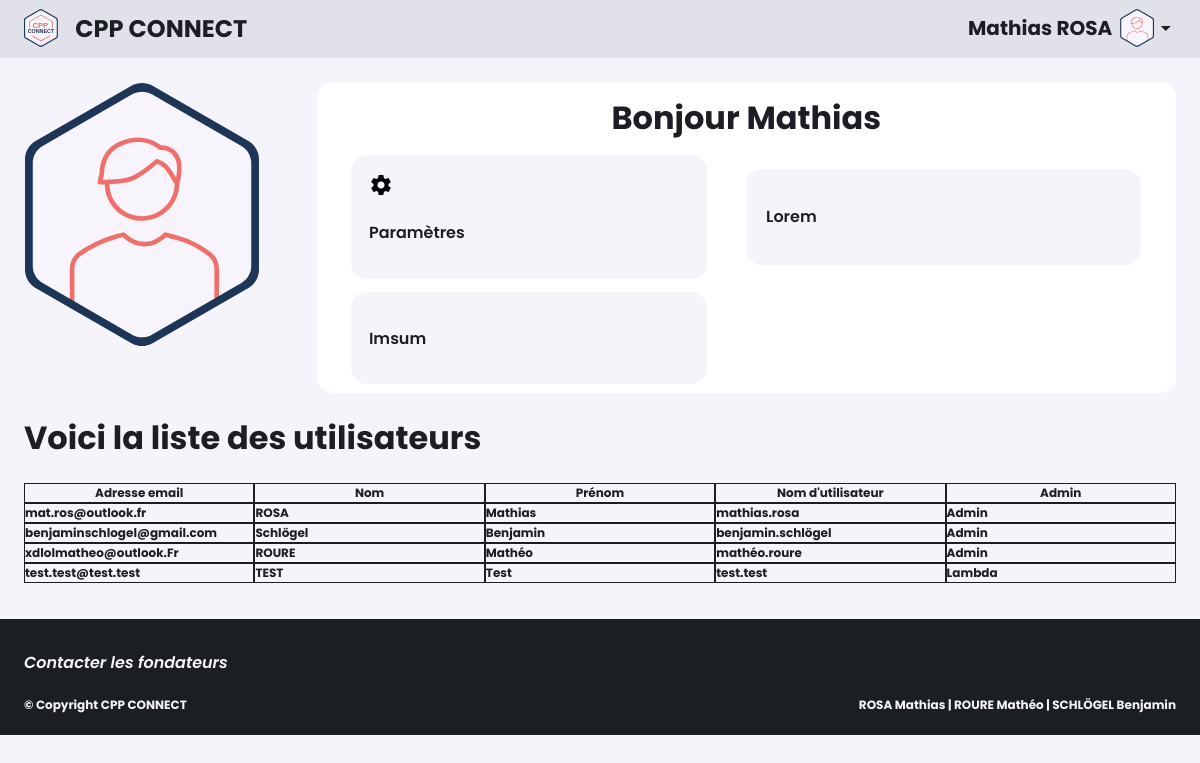
The page /dashboard (signed in) on the database its author committed.
### app/__init__.py (models this page shows)
class User(UserMixin, db.Model):
    id = db.Column(db.Integer, primary_key=True)
    name = db.Column(db.String(25), unique=True)
    surname = db.Column(db.String(25), unique=True)
    username = db.Column(db.String(15), unique=True)
    email = db.Column(db.String(50), unique=True)
    password = db.Column(db.String(80))
    admin = db.Column(db.Boolean)
    darkmode = db.Column(db.Boolean)

### app/__init__.py (the view)
@app.route('/dashboard')
@login_required
def dashboard():
    theaming = "lightmode"
    if current_user.darkmode == True:
        theaming = 'darkmode'
    userlist = [user for user in db.session.query(User)]
    return render_template('dashboard.html',
                            current_user=current_user,
                            userlist=userlist,
                            theaming=theaming,
                            )

### app/__init__.py (called while the page is built)
@login_manager.user_loader
def load_user(user_id):
    return User.query.get(int(user_id))

### app/templates/dashboard.html (shortened to what this page needs)
{% extends 'base.html' %}
{% block head %}
<link rel="stylesheet" href="{{ url_for('static', filename='styles/connected_styles.css') }}">
{% endblock %}
{% block content %}
<div class="content">
    <div class="widget">
        <div class="pannel" id="profile">
            <img src="{{ url_for('static', filename='img/' + theaming + '/user_connect.svg') }}" alt="">
        </div>
        <div class="pannel" id="menu">
            <h1 id="welcome">Bonjour {{ current_user.surname }}</h1>
            <div class="tile" id="settings">
                <i class="material-icons">settings</i>
                <p>Paramètres</p>
            </div>
            <div class="tile" id="lorem">
                <p>Lorem</p>
            </div>
            <div class="tile" id="ipsum">
                <p>Imsum</p>
            </div>
        </div>
    </div>
{% if current_user.admin == 1 %}
    <h1>Voici la liste des utilisateurs</h1>
    <div class="row" id="titre">
        <h2 id="name">Nom</h2>
        <h2 id="surname">Prénom</h2>
        <h2 id="username">Nom d'utilisateur</h2>
        <h2 id="email">Adresse email</h2>
        <h2 id="rang">Admin</h2>
    </div>
    {% for user in userlist %}
    <div class="row" id="{{user.username}}">
        <h2 id="name">{{user.name}}</h2>
        <h2 id="surname">{{user.surname}}</h2>
        <h2 id="username">{{user.username}}</h2>
        <h2 id="email">{{user.email}}</h2>
        <h2 id="rang">
            {% if user.admin == 1 %}
            Admin
            {% elif user.admin == 2 %}
            Délégué
            {% else %}
            Lambda
            {% endif %}
        </h2>
    </div>
    {% endfor %}
{% endif %}
</div>
{% endblock %}

### app/templates/base.html (shortened to what this page needs)
<!DOCTYPE html>
<html lang="fr">
<head>
    <link rel="stylesheet" href="{{ url_for('static', filename='styles/styles.css') }}">
    {% block head %}{% endblock %}
</head>
<body>
    <div class="header">
        <div class="header-left">
            <a href="{{ url_for('index') }}">
                <img src="{{ url_for('static', filename='img/' + theaming + '/cpp_connect.svg') }}" alt="logo" class="logo">
                <h1>CPP CONNECT</h1>
            </a>
        </div>
        <div class="header-right">
            {% if current_user.is_anonymous %}
            <a href="{{ url_for('login') }}">
                <h2>Se connecter</h2>
                <img src="{{ url_for('static', filename='img/' + theaming + '/user_connect.svg') }}" alt="logo" class="login-img">
            </a>
            {% else %}
                <a href="{{ url_for('dashboard') }}" id="profile">
                    <h2>{{current_user.surname}} {{current_user.name}}</h2>
                </a>
                <div class="menu">
                    <img src="{{ url_for('static', filename='img/' + theaming + '/user_connect.svg') }}" alt="logo" class="login-img">
                    <i class="material-icons">arrow_drop_down</i>
                </div>
            {% endif %}
        </div>
    </div>
    {% block content %}{% endblock %}
    {% include 'footer.html' %}
</body>
</html>

### app/templates/footer.html
<div class="footer">
    <a href="{{ url_for('index') }}" ><div class="bouton">
        <h1>Contacter les fondateurs</h1>
    </div></a>
    <div class="footer-text">
        <h2 id="copyright">&copy; Copyright {{year}} CPP CONNECT</h2>
        <h2 id="creator">ROSA Mathias | ROURE Mathéo | SCHLÖGEL Benjamin</h2>
    </div>
</div>

### app/static/styles/styles.css (style rules this page uses)
:root { --couleur-accentuation: hsl(1, 80%, 68%); --gris-profond: hsl(218, 13%, 12%); --bleu-cpp: hsl(215, 50%, 23%); --gris-clair: hsl(240, 18%, 90%); --blanco: hsl(260, 43%, 97%); --blanc-ou-noir: white }
html { height: 100%; }
body { display: flex; flex-direction: column; margin: 0; font-family: 'Poppins', sans-serif; font-weight: 600; background-color: var(--blanco); }
p, h1, h2 { color: var(--gris-profond); }
.footer-text { display: flex; color: var(--blanco); }
#creator { display: flex; justify-content: flex-end; align-self: flex-end; flex: 1; }
.header { display: flex; flex: 1; align-items: center; height: 4.5em; background-color: var(--gris-clair); padding-left: 2%; padding-right: 2%; padding-top: 0; padding-bottom: 0.2%; font-weight: 600; position: -webkit-sticky; position: sticky; top: 0; z-index: 2; }
.header h1 { font-size: 2em; white-space: nowrap; }
.header h2 { font-size: 1.5em; white-space: nowrap; }
.header-left { display: flex; flex: 1; align-items: center; cursor: pointer; height: inherit; }
.header-left h1 { display: flex; width: fit-content; }
.logo { display: flex; height: 85%; padding-right: 3%; }
.header a, .header-right { display: flex; width: 100%; align-items: center; height: inherit; color: inherit; text-decoration: inherit; cursor: pointer; }
.header-right { display: flex; flex: 1; justify-content: flex-end; align-self: flex-end; height: inherit; color: var(--gris-profond); }
.header-right a { justify-content: flex-end; width: fit-content; }
.login-img { display: flex; height: 75%; padding-left: 3%; }
.menu { display: flex; align-items: center; margin-left: 1%; height: 100%; }
.content { display: flex; flex-direction: column; padding: 2%; padding-bottom: 3%; }
.footer { display: flex; height: 10em; font-size: 0.5em; padding: 2%; padding-top: 1%; background-color: var(--gris-profond); flex-direction: column; }
.footer h1 { display: flex; color: var(--blanco); font-weight: 600; }
.footer p, .footer h2 { color: var(--blanco); }
.footer a { display: flex; justify-content: center; color: var(--blanco); font-size: 01em; text-decoration: none; font-weight: 400; width: fit-content; width: -moz-fit-content; margin-top: 1em; margin-bottom: 0; font-style: italic; }

### app/static/styles/connected_styles.css (style rules this page uses)
.header { height: 3.5em; }
.header h1 { font-size: 1.5em; }
.header h2 { font-size: 1.25em; }
.logo { height: 3em; }
.header img { height: 2.4em; }
.widget { display: flex; }
#menu { display: grid; grid-template-columns: repeat(4, 1fr); grid-gap: 5%; border-radius: 1em; background-color: var(--blanc-ou-noir); margin-left: 5%; padding: 3%; padding-top: 1%; flex: 1; align-items: center; }
.tile { background-color: var(--blanco); border-radius: 1em; padding: 5%; }
#welcome { grid-column: 1 / 6; grid-row: 1; margin: 0; text-align: center; }
#settings { grid-column: 1 / 3; grid-row: 2; }
#lorem { grid-column: 3 / 6; grid-row: 2; }
#ipsum { grid-column: 1 / 3; grid-row: 3; }
.row { display: grid; grid-template-columns: repeat(5, 1fr); align-items: center; font-size: 0.5em; }
#titre h2 { text-align: center; }
.row h2 { border: 0.1em solid var(--gris-profond); margin: 0; }
#email { grid-row: 1 / 3; }

### rows shown on the page
User: surname "Mathias", name "ROSA", username "mathias.rosa", email "mat.ros@outlook.fr", admin "Admin"
User: name "Schlögel", surname "Benjamin", username "benjamin.schlögel", email "benjaminschlogel@gmail.com", admin "Admin"
User: name "ROURE", surname "Mathéo", username "mathéo.roure", email "xdlolmatheo@outlook.Fr", admin "Admin"
User: name "TEST", surname "Test", username "test.test", email "test.test@test.test", admin "Lambda"
